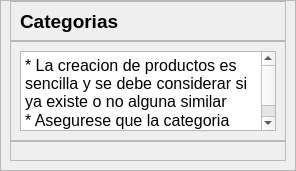
               <widget class="QWidget" name="pageD_Actualizar">
                <layout class="QHBoxLayout" name="horizontalLayout_12">
                 <property name="spacing">
                  <number>0</number>
                 </property>
                 <property name="leftMargin">
                  <number>0</number>
                 </property>
                 <property name="topMargin">
                  <number>0</number>
                 </property>
                 <property name="rightMargin">
                  <number>0</number>
                 </property>
                 <property name="bottomMargin">
                  <number>0</number>
                 </property>
                 <item>
                  <widget class="QFrame" name="frame_5">
                   <property name="maximumSize">
                    <size>
                     <width>700</width>
                     <height>16777215</height>
                    </size>
                   </property>
                   <property name="font">
                    <font>
                     <pointsize>1</pointsize>
                    </font>
                   </property>
                   <property name="frameShape">
                    <enum>QFrame::StyledPanel</enum>
                   </property>
                   <property name="frameShadow">
                    <enum>QFrame::Raised</enum>
                   </property>
                   <layout class="QVBoxLayout" name="verticalLayout_12">
                    <property name="spacing">
                     <number>0</number>
                    </property>
                    <property name="topMargin">
                     <number>0</number>
                    </property>
                    <item>
                     <widget class="QFrame" name="frame_15">
                      <property name="minimumSize">
                       <size>
                        <width>0</width>
                        <height>40</height>
                       </size>
                      </property>
                      <property name="maximumSize">
                       <size>
                        <width>16777215</width>
                        <height>40</height>
                       </size>
                      </property>
                      <property name="frameShape">
                       <enum>QFrame::StyledPanel</enum>
                      </property>
                      <property name="frameShadow">
                       <enum>QFrame::Raised</enum>
                      </property>
                      <layout class="QVBoxLayout" name="verticalLayout_13">
                       <property name="spacing">
                        <number>0</number>
                       </property>
                       <property name="topMargin">
                        <number>0</number>
                       </property>
                       <property name="bottomMargin">
                        <number>0</number>
                       </property>
                       <item>
                        <widget class="QLabel" name="label_7">
                         <property name="font">
                          <font>
                           <pointsize>14</pointsize>
                           <weight>75</weight>
                           <bold>true</bold>
                          </font>
                         </property>
                         <property name="text">
                          <string>Categorias</string>
                         </property>
                        </widget>
                       </item>
                      </layout>
                     </widget>
                    </item>
                    <item>
                     <widget class="QFrame" name="frame_16">
                      <property name="minimumSize">
                       <size>
                        <width>0</width>
                        <height>100</height>
                       </size>
                      </property>
                      <property name="maximumSize">
                       <size>
                        <width>16777215</width>
                        <height>100</height>
                       </size>
                      </property>
                      <property name="frameShape">
                       <enum>QFrame::StyledPanel</enum>
                      </property>
                      <property name="frameShadow">
                       <enum>QFrame::Raised</enum>
                      </property>
                      <layout class="QHBoxLayout" name="horizontalLayout_18">
                       <item>
                        <widget class="QTextBrowser" name="textBrowser_4">
                         <property name="html">
                          <string>&lt;!DOCTYPE HTML PUBLIC &quot;-//W3C//DTD HTML 4.0//EN&quot; &quot;http://www.w3.org/TR/REC-html40/strict.dtd&quot;&gt;
&lt;html&gt;&lt;head&gt;&lt;meta name=&quot;qrichtext&quot; content=&quot;1&quot; /&gt;&lt;style type=&quot;text/css&quot;&gt;
p, li { white-space: pre-wrap; }
&lt;/style&gt;&lt;/head&gt;&lt;body style=&quot; font-family:'MS Shell Dlg 2'; font-size:1pt; font-weight:400; font-style:normal;&quot;&gt;
&lt;p style=&quot; margin-top:0px; margin-bottom:0px; margin-left:0px; margin-right:0px; -qt-block-indent:0; text-indent:0px;&quot;&gt;&lt;span style=&quot; font-size:12pt;&quot;&gt;* La creacion de productos es sencilla y se debe considerar si ya existe o no alguna similar&lt;/span&gt;&lt;/p&gt;
&lt;p style=&quot; margin-top:0px; margin-bottom:0px; margin-left:0px; margin-right:0px; -qt-block-indent:0; text-indent:0px;&quot;&gt;&lt;span style=&quot; font-size:12pt;&quot;&gt;* Asegurese que la categoria considere un listado&lt;/span&gt;&lt;/p&gt;&lt;/body&gt;&lt;/html&gt;</string>
                         </property>
                        </widget>
                       </item>
                      </layout>
                     </widget>
                    </item>
                    <item>
                     <widget class="QFrame" name="frame_17">
                      <property name="styleSheet">
                       <string notr="true">QPushButton
{
color: rgb(255, 255, 255);
background-color: rgb(8, 80, 97);
}
QPushButton::hover
{
color: rgb(255, 255, 255);
	background-color: rgb(45, 131, 118);
}</string>
                      </property>
                      <property name="frameShape">
                       <enum>QFrame::StyledPanel</enum>
                      </property>
                      <property name="frameShadow">
                       <enum>QFrame::Raised</enum>
                      </property>
                      <layout class="QHBoxLayout" name="horizontalLayout_20">
                       <item>
                        <widget class="QFrame" name="frame_28">
                         <property name="maximumSize">
                          <size>
                           <width>600</width>
                           <height>16777215</height>
                          </size>
                         </property>
                         <property name="frameShape">
                          <enum>QFrame::StyledPanel</enum>
                         </property>
                         <property name="frameShadow">
                          <enum>QFrame::Raised</enum>
                         </property>
                         <widget class="QPushButton" name="btn_insertData_5">
                          <property name="geometry">
                           <rect>
                            <x>360</x>
                            <y>230</y>
                            <width>161</width>
                            <height>31</height>
                           </rect>
                          </property>
                          <property name="font">
                           <font>
                            <pointsize>12</pointsize>
                           </font>
                          </property>
                          <property name="text">
                           <string>Cancelar</string>
                          </property>
                         </widget>
                         <widget class="QPushButton" name="btnOpenCategoria">
                          <property name="geometry">
                           <rect>
                            <x>280</x>
                            <y>130</y>
                            <width>121</width>
                            <height>31</height>
                           </rect>
                          </property>
                          <property name="font">
                           <font>
                            <pointsize>12</pointsize>
                           </font>
                          </property>
                          <property name="text">
                           <string>Gestionar</string>
                          </property>
                         </widget>
                         <widget class="QTableWidget" name="tableWidget">
                          <property name="geometry">
                           <rect>
                            <x>10</x>
                            <y>20</y>
                            <width>256</width>
                            <height>151</height>
                           </rect>
                          </property>
                          <attribute name="horizontalHeaderDefaultSectionSize">
                           <number>123</number>
                          </attribute>
                          <column>
                           <property name="text">
                            <string>ID_Categoria</string>
                           </property>
                          </column>
                          <column>
                           <property name="text">
                            <string>Descripcion</string>
                           </property>
                          </column>
                         </widget>
                        </widget>
                       </item>
                      </layout>
                     </widget>
                    </item>
                   </layout>
                  </widget>
                 </item>
                </layout>
               </widget>
